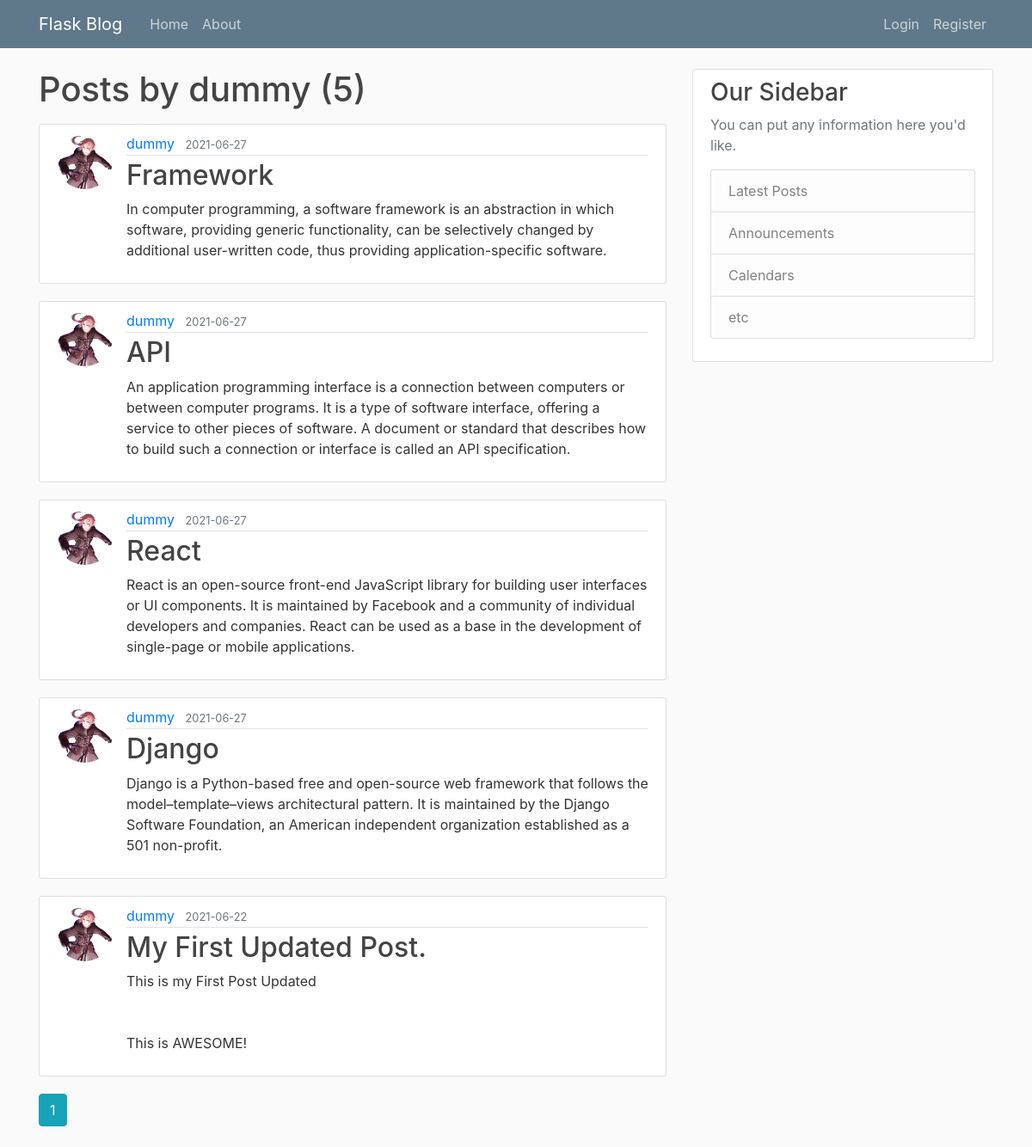
Page /user/dummy on the committed database.
### flaskblog/models.py (models this page shows, shortened)
class User(db.Model, UserMixin):
    id = db.Column(db.Integer, primary_key=True)
    username = db.Column(db.String(20), unique=True, nullable=False)
    email = db.Column(db.String(120), unique=True, nullable=False)
    image_file = db.Column(db.String(20), nullable=False, default='default.jpg')
    password = db.Column(db.String(60), nullable=False)
    posts = db.relationship('Post', backref='author', lazy=True)

class Post(db.Model):
    id = db.Column(db.Integer, primary_key=True)
    title = db.Column(db.String(100), nullable=False)
    date_posted = db.Column(db.DateTime, nullable=False, default=datetime.utcnow)
    content = db.Column(db.Text, nullable=False)
    user_id = db.Column(db.Integer, db.ForeignKey('user.id'), nullable=False)

### flaskblog/routes.py (the view)
@app.route('/user/<string:username>')
def user_posts(username):
    page = request.args.get('page', 1, type=int)
    user = User.query.filter_by(username=username).first_or_404()
    posts = Post.query.filter_by(author=user)\
        .order_by(Post.date_posted.desc())\
        .paginate(page=page, per_page=5)
    return render_template('user_posts.html', posts=posts, user=user)

### flaskblog/templates/user_posts.html
{% extends "layout.html" %}
{% block content %}
	<h1 class="mb-3"> Posts by {{user.username}} ({{ posts.total }}) </h1>
	{% for post in posts.items %}
		<article class="media content-section">
		  <img class="rounded-circle article-img" src="{{ url_for('static', filename='profile_pics/' + post.author.image_file) }}">
		  <div class="media-body">
		    <div class="article-metadata">
		      <a class="mr-2" href="{{ url_for('user_posts', username=post.author.username) }}">{{ post.author.username }}</a>
		      <small class="text-muted">{{ post.date_posted.strftime('%Y-%m-%d') }}</small>
		    </div>
		    <h2><a class="article-title" href="{{ url_for('post', post_id=post.id) }}">{{ post.title }}</a></h2>
		    <p class="article-content">{{ post.content }}</p>
		  </div>
		</article>
	{% endfor %}
	{% for page_num in posts.iter_pages(left_edge=1, right_edge=1, left_current=1, right_current=2) %}
		{% if page_num %}
			{% if posts.page==page_num %}
				<a class="btn btn-info mb-4" href="{{ url_for('user_posts', username=user.username, page=page_num) }}">{{ page_num }}</a>
			{% else %}
				<a class="btn btn-outline-info mb-4" href="{{ url_for('user_posts', username=user.username, page=page_num) }}">{{ page_num }}</a>
			{% endif %}
		{% else %}
			...
		{% endif %}
	{% endfor %}
{% endblock content %}

### flaskblog/templates/layout.html (shortened to what this page needs)
<!DOCTYPE html>
<html>
<head>
    <link rel="stylesheet" href="https://maxcdn.bootstrapcdn.com/bootstrap/4.0.0/css/bootstrap.min.css">
    <link rel="stylesheet" type="text/css" href="{{ url_for('static', filename='main.css') }}">
	</head>
<body>
	<header class="site-header">
	  <nav class="navbar navbar-expand-md navbar-dark bg-steel fixed-top">
	    <div class="container">
	      <a class="navbar-brand mr-4" href="/">Flask Blog</a>
	      <div class="collapse navbar-collapse" id="navbarToggle">
	        <div class="navbar-nav mr-auto">
	          <a class="nav-item nav-link" href="{{ url_for('home') }}">Home</a>
	          <a class="nav-item nav-link" href="{{ url_for('about') }}">About</a>
	        </div>
	        <div class="navbar-nav">
	          {% if current_user.is_authenticated %}
	            <a class="nav-item nav-link" href="{{ url_for('new_post') }}">New Post</a>
	            <a class="nav-item nav-link" href="{{ url_for('account') }}">Account</a>
	            <a class="nav-item nav-link" href="{{ url_for('logout') }}">Logout</a>
	          {% else %}
	            <a class="nav-item nav-link" href="{{ url_for('login') }}">Login</a>
	            <a class="nav-item nav-link" href="{{ url_for('register') }}">Register</a>
	          {% endif %}
	        </div>
	      </div>
	    </div>
	  </nav>
	</header>
	<main role="main" class="container">
	  <div class="row">
	    <div class="col-md-8">
	      {% block content %}{% endblock %}
	    </div>
	    <div class="col-md-4">
	      <div class="content-section">
	        <h3>Our Sidebar</h3>
	        <p class='text-muted'>You can put any information here you'd like.
	          <ul class="list-group">
	            <li class="list-group-item list-group-item-light">Latest Posts</li>
	            <li class="list-group-item list-group-item-light">Announcements</li>
	            <li class="list-group-item list-group-item-light">Calendars</li>
	            <li class="list-group-item list-group-item-light">etc</li>
	          </ul>
	        </p>
	      </div>
	    </div>
	  </div>
	</main>
</body>
</html>

### flaskblog/static/main.css (style rules this page uses)
body { background: #fafafa; color: #333333; margin-top: 5rem; }
h1, h2, h3, h4, h5, h6 { color: #444444; }
.bg-steel { background-color: #5f788a; }
.site-header .navbar-nav .nav-link { color: #cbd5db; }
.content-section { background: #ffffff; padding: 10px 20px; border: 1px solid #dddddd; border-radius: 3px; margin-bottom: 20px; }
.article-title { color: #444444; }
.article-content { white-space: pre-line; }
.article-img { height: 65px; width: 65px; margin-right: 16px; }
.article-metadata { padding-bottom: 1px; margin-bottom: 4px; border-bottom: 1px solid #e3e3e3 }

### rows in the picture
User: username "dummy"
Post: image_file (picture), author.username "dummy", date_posted "2021-06-27", title "Framework", content "In computer programming, a software framework is an abstraction in which software, providing generic functionality, can be selectively changed by additional user-written code, thus providing application-specific software."
Post: image_file (picture), author.username "dummy", date_posted "2021-06-27", title "API", content "An application programming interface is a connection between computers or between computer programs. It is a type of software interface, offering a service to other pieces of software. A document or standard that describes how to build such a connection or interface is called an API specification."
Post: image_file (picture), author.username "dummy", date_posted "2021-06-27", title "React", content "React is an open-source front-end JavaScript library for building user interfaces or UI components. It is maintained by Facebook and a community of individual developers and companies. React can be used as a base in the development of single-page or mobile applications."
Post: image_file (picture), author.username "dummy", date_posted "2021-06-27", title "Django", content "Django is a Python-based free and open-source web framework that follows the model–template–views architectural pattern. It is maintained by the Django Software Foundation, an American independent organization established as a 501 non-profit."
Post: image_file (picture), author.username "dummy", date_posted "2021-06-22", title "My First Updated Post.", content "This is my First Post Updated This is AWESOME!"

### other values in the picture
{{ posts.total }} "5"
{{ page_num }} "1"
